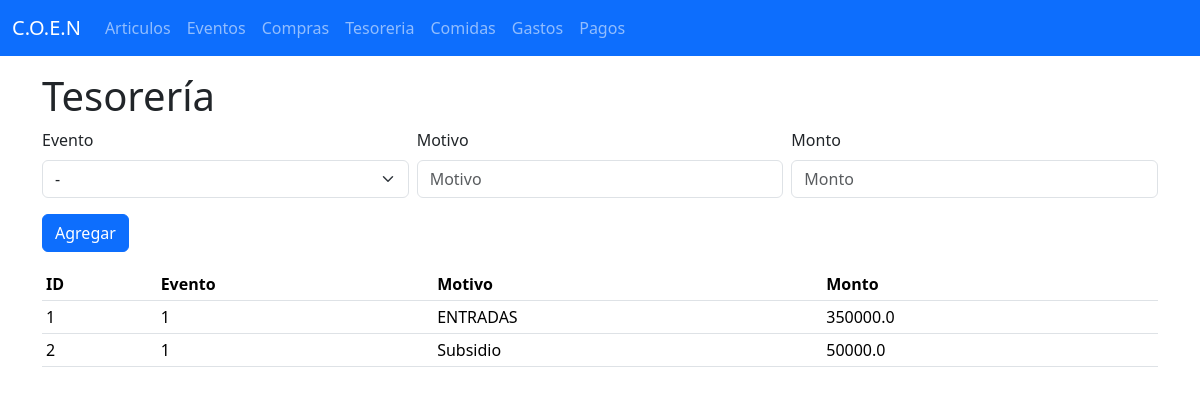
The page /tesoreria on the database its author committed.
### tables this page shows
CREATE TABLE tesoreria (
            id INTEGER PRIMARY KEY AUTOINCREMENT,
            descripcion TEXT,
            monto REAL,
            tipo TEXT,
            fecha TEXT
        , evento_id INTEGER, motivo TEXT);

### prueba web - copia - copia.py (the view, shortened to what this page needs)
@app.route('/tesoreria', methods=['GET', 'POST'])
def tesoreria():
    eventos = db.fetchall("SELECT * FROM Eventos")
    datos = db.fetchall("SELECT * FROM Tesoreria")
    return render_template('tesoreria.html', datos=datos, eventos=eventos)

### database.py (called while the page is built)
    def fetchall(self, query, params=()):
        self.cursor.execute(query, params)
        rows = self.cursor.fetchall()
        return [dict(row) for row in rows]

### templates/tesoreria.html (shortened to what this page needs)
{% extends 'base.html' %}
{% block content %}
<h1>Tesorería</h1>
<form method="post" class="row g-2 mb-3">
  <div class="col-md-4">
    <label class="form-label">Evento</label>
    <select name="evento" class="form-select">
      <option value="">-</option>
    </select>
  </div>
  <div class="col-md-4">
    <label class="form-label">Motivo</label>
    <input name="motivo" class="form-control" placeholder="Motivo">
  </div>
  <div class="col-md-4">
    <label class="form-label">Monto</label>
    <input name="monto" class="form-control" placeholder="Monto">
  </div>
  <div class="col-12">
    <button class="btn btn-primary mt-2">Agregar</button>
  </div>
</form>
<table class="table table-sm">
  <thead><tr><th>ID</th><th>Evento</th><th>Motivo</th><th>Monto</th></tr></thead>
  <tbody>
  {% for t in datos %}
  <tr>
    <td>{{ t.id }}</td>
    <td>{{ t.evento_id }}</td>
    <td>{{ t.motivo }}</td>
    <td>{{ t.monto }}</td>
  </tr>
  {% endfor %}
  </tbody>
</table>
{% endblock %}

### rows shown on the page
tesoreria: id "1", evento_id "1", motivo "ENTRADAS", monto "350000.0"
tesoreria: id "2", evento_id "1", motivo "Subsidio", monto "50000.0"
